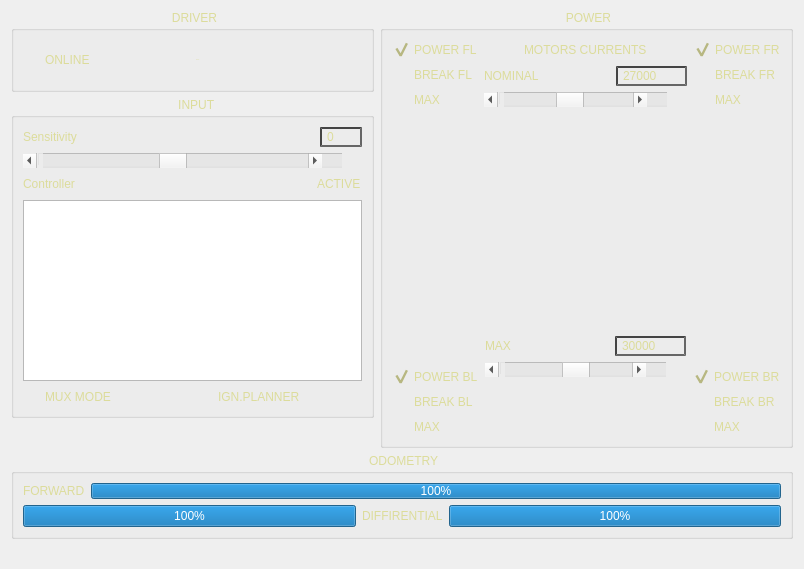
<?xml version="1.0" encoding="UTF-8"?>
<ui version="4.0">
 <class>Form</class>
 <widget class="QWidget" name="Form">
  <property name="geometry">
   <rect>
    <x>0</x>
    <y>0</y>
    <width>804</width>
    <height>569</height>
   </rect>
  </property>
  <property name="maximumSize">
   <size>
    <width>1000</width>
    <height>1000</height>
   </size>
  </property>
  <property name="windowTitle">
   <string>Form</string>
  </property>
  <property name="styleSheet">
   <string notr="true">	QWidget{
	background-image: url(:/ta-skin/bg1.gif);
}

QLabel, QCheckBox, QTextEdit, QLineEdit, QGroupBox, QDoubleSpinBox, QSpinBox{
	font: bold 10px, &quot;Segoe UI Black&quot;;
	color: rgb(220, 220, 155);
    background-color: transparent;
}

QProgressBar{
    border-image: url(:/ta-skin/chunk_empty.png) 0 repeat stretch;
    font: 1px, &quot;Segoe UI Black&quot;;
}

QProgressBar::chunk {
    border-image: url(:/ta-skin/chunk_full.png) 0 repeat stretch;
}

QLabel, QCheckBox{
	border-image: url(:/ta-skin/label2.png) 11 22 10 12 repeat stretch ;
	border-width: 10;
}

QCheckBox{
	spacing: 3;
}

QCheckBox::indicator::checked, QCheckBox::indicator::unchecked{
    width: 19px;
    height: 19px;
}

QCheckBox::indicator:unchecked:disabled{
    border-image: url(:/ta-skin/lmp_off.png) 0 stretch
}

QCheckBox::indicator:checked:disabled{
    border-image: url(:/ta-skin/lmp_on.png) 0 stretch
}

QCheckBox::indicator:unchecked:enabled{
    border-image: url(:/ta-skin/lmp_off_locked.png) 0 stretch
}

QCheckBox::indicator:checked:enabled{
    border-image: url(:/ta-skin/lmp_on_locked.png) 0 stretch
}

QPushButton{
	font: bold 10px, &quot;Segoe UI Black&quot;;
	color: rgb(40, 20, 20);
	border-width: 8;
    border-image: url(:/ta-skin/button.gif) 10 12 11 14 repeat repeat 
}

QPushButton:pressed {
	border-image: url(:/ta-skin/button_pressed.gif) 10 12 11 14 repeat repeat
}

QScrollBar:horizontal {
    border-image: url(:/ta-skin/scroll_bg.png) 0 repeat stretch;
    height: 15px;
    margin: 0px 20px 0 20px;
}

QScrollBar::handle:horizontal {
    border-image: url(:/ta-skin/bar.png) 0 stretch;
    min-width: 5px;
    max-width: 5px;
}

QScrollBar::add-line:horizontal {
    border-image: url(:/ta-skin/arrow_off_right.png) 0 stretch;
    width: 20px;
    subcontrol-position: right;
    subcontrol-origin: margin;
}

QScrollBar::sub-line:horizontal:pressed {
    border-image: url(:/ta-skin/arrow_on_left.png) 0 stretch;
}

QScrollBar::add-line:horizontal:pressed {
    border-image: url(:/ta-skin/arrow_on_right.png) 0 stretch;
}

QScrollBar::sub-line:horizontal {
    border-image: url(:/ta-skin/arrow_off_left.png) 0 stretch;
    width: 20px;
    subcontrol-position: left;
    subcontrol-origin: margin;
}

QScrollBar::add-page:horizontal, QScrollBar::sub-page:horizontal {
    background: none;
}

QGroupBox{
    border-image: url(:/ta-skin/label-bg.png) 13 23 12 12 repeat repeat ;
    border-width: 10;
}

QGroupBox::title{
    subcontrol-origin: margin;
    subcontrol-position: top center;
    margin: 0 3
}

QLineEdit, QDoubleSpinBox, QSpinBox{
    padding: 0 3;
	border-color: #444444;
	border-style: inset;
	border-width: 2;
}

QDoubleSpinBox::up-arrow, QSpinBox::up-arrow {
    image: url(:/ta-skin/arrow_off_up.png) 0 stretch;
}

QDoubleSpinBox::down-arrow, QSpinBox::down-arrow {
    image: url(:/ta-skin/arrow_off_down.png) 0 stretch;
}

QDoubleSpinBox::up-arrow:pressed, QSpinBox::up-arrow:pressed {
    image: url(:/ta-skin/arrow_on_up.png) 0 stretch;
}

QDoubleSpinBox::down-arrow:pressed, QSpinBox::down-arrow:pressed {
    image: url(:/ta-skin/arrow_on_down.png) 0 stretch;
}</string>
  </property>
  <layout class="QVBoxLayout" name="verticalLayout_12">
   <item>
    <layout class="QHBoxLayout" name="horizontalLayout_16">
     <item>
      <layout class="QVBoxLayout" name="verticalLayout_11">
       <item>
        <widget class="QGroupBox" name="PDRIVER">
         <property name="title">
          <string>DRIVER</string>
         </property>
         <layout class="QHBoxLayout" name="horizontalLayout_5">
          <item>
           <widget class="QCheckBox" name="CBDRV">
            <property name="enabled">
             <bool>false</bool>
            </property>
            <property name="minimumSize">
             <size>
              <width>0</width>
              <height>40</height>
             </size>
            </property>
            <property name="text">
             <string>ONLINE</string>
            </property>
            <property name="checked">
             <bool>false</bool>
            </property>
           </widget>
          </item>
          <item>
           <widget class="QLabel" name="LUSAGE">
            <property name="sizePolicy">
             <sizepolicy hsizetype="Minimum" vsizetype="Fixed">
              <horstretch>0</horstretch>
              <verstretch>0</verstretch>
             </sizepolicy>
            </property>
            <property name="minimumSize">
             <size>
              <width>0</width>
              <height>40</height>
             </size>
            </property>
            <property name="font">
             <font>
              <family>,Segoe UI Black</family>
              <pointsize>-1</pointsize>
              <weight>75</weight>
              <italic>false</italic>
              <bold>true</bold>
             </font>
            </property>
            <property name="text">
             <string>USAGE:</string>
            </property>
           </widget>
          </item>
         </layout>
        </widget>
       </item>
       <item>
        <widget class="QGroupBox" name="PIN">
         <property name="title">
          <string> INPUT</string>
         </property>
         <layout class="QVBoxLayout" name="verticalLayout">
          <item>
           <layout class="QHBoxLayout" name="horizontalLayout_7">
            <item>
             <widget class="QLabel" name="label_16">
              <property name="text">
               <string>Sensitivity</string>
              </property>
             </widget>
            </item>
            <item>
             <spacer name="horizontalSpacer_3">
              <property name="orientation">
               <enum>Qt::Horizontal</enum>
              </property>
              <property name="sizeType">
               <enum>QSizePolicy::Expanding</enum>
              </property>
              <property name="sizeHint" stdset="0">
               <size>
                <width>40</width>
                <height>20</height>
               </size>
              </property>
             </spacer>
            </item>
            <item>
             <widget class="QSpinBox" name="spinBox">
              <property name="minimum">
               <number>-5</number>
              </property>
              <property name="maximum">
               <number>5</number>
              </property>
             </widget>
            </item>
           </layout>
          </item>
          <item>
           <widget class="QScrollBar" name="ISENSITIVITY">
            <property name="minimum">
             <number>-5</number>
            </property>
            <property name="maximum">
             <number>5</number>
            </property>
            <property name="pageStep">
             <number>1</number>
            </property>
            <property name="orientation">
             <enum>Qt::Horizontal</enum>
            </property>
           </widget>
          </item>
          <item>
           <layout class="QHBoxLayout" name="horizontalLayout_8">
            <item>
             <widget class="QLabel" name="label_17">
              <property name="text">
               <string>Controller</string>
              </property>
             </widget>
            </item>
            <item>
             <spacer name="horizontalSpacer_4">
              <property name="orientation">
               <enum>Qt::Horizontal</enum>
              </property>
              <property name="sizeType">
               <enum>QSizePolicy::Expanding</enum>
              </property>
              <property name="sizeHint" stdset="0">
               <size>
                <width>40</width>
                <height>20</height>
               </size>
              </property>
             </spacer>
            </item>
            <item>
             <widget class="QCheckBox" name="CBACTIVE">
              <property name="text">
               <string>ACTIVE</string>
              </property>
              <property name="checked">
               <bool>false</bool>
              </property>
             </widget>
            </item>
           </layout>
          </item>
          <item>
           <widget class="QListWidget" name="ControllersList"/>
          </item>
          <item>
           <layout class="QHBoxLayout" name="horizontalLayout_9">
            <item>
             <widget class="QCheckBox" name="CBMUX">
              <property name="text">
               <string>MUX MODE</string>
              </property>
             </widget>
            </item>
            <item>
             <widget class="QCheckBox" name="CBIGNORE">
              <property name="enabled">
               <bool>false</bool>
              </property>
              <property name="text">
               <string>IGN.PLANNER</string>
              </property>
              <property name="checkable">
               <bool>true</bool>
              </property>
              <property name="checked">
               <bool>false</bool>
              </property>
              <property name="autoRepeat">
               <bool>false</bool>
              </property>
              <property name="tristate">
               <bool>false</bool>
              </property>
             </widget>
            </item>
           </layout>
          </item>
         </layout>
        </widget>
       </item>
       <item>
        <spacer name="verticalSpacer_5">
         <property name="orientation">
          <enum>Qt::Vertical</enum>
         </property>
         <property name="sizeHint" stdset="0">
          <size>
           <width>20</width>
           <height>40</height>
          </size>
         </property>
        </spacer>
       </item>
      </layout>
     </item>
     <item>
      <widget class="QGroupBox" name="PPOWER">
       <property name="sizePolicy">
        <sizepolicy hsizetype="Expanding" vsizetype="Preferred">
         <horstretch>0</horstretch>
         <verstretch>0</verstretch>
        </sizepolicy>
       </property>
       <property name="title">
        <string>POWER</string>
       </property>
       <layout class="QVBoxLayout" name="verticalLayout_8">
        <item>
         <layout class="QHBoxLayout" name="horizontalLayout_11">
          <item>
           <layout class="QVBoxLayout" name="verticalLayout_2">
            <item>
             <widget class="QCheckBox" name="PFL">
              <property name="text">
               <string>POWER FL</string>
              </property>
              <property name="checked">
               <bool>true</bool>
              </property>
             </widget>
            </item>
            <item>
             <widget class="QCheckBox" name="BFL">
              <property name="text">
               <string>BREAK FL</string>
              </property>
              <property name="checked">
               <bool>false</bool>
              </property>
             </widget>
            </item>
            <item>
             <widget class="QCheckBox" name="MFL">
              <property name="enabled">
               <bool>false</bool>
              </property>
              <property name="text">
               <string>MAX</string>
              </property>
              <property name="checkable">
               <bool>true</bool>
              </property>
              <property name="checked">
               <bool>false</bool>
              </property>
             </widget>
            </item>
           </layout>
          </item>
          <item>
           <layout class="QVBoxLayout" name="verticalLayout_4">
            <item>
             <layout class="QHBoxLayout" name="horizontalLayout">
              <item>
               <spacer name="horizontalSpacer_5">
                <property name="orientation">
                 <enum>Qt::Horizontal</enum>
                </property>
                <property name="sizeHint" stdset="0">
                 <size>
                  <width>40</width>
                  <height>20</height>
                 </size>
                </property>
               </spacer>
              </item>
              <item>
               <widget class="QLabel" name="label_7">
                <property name="sizePolicy">
                 <sizepolicy hsizetype="Preferred" vsizetype="Fixed">
                  <horstretch>0</horstretch>
                  <verstretch>0</verstretch>
                 </sizepolicy>
                </property>
                <property name="text">
                 <string>MOTORS CURRENTS</string>
                </property>
               </widget>
              </item>
              <item>
               <spacer name="horizontalSpacer_6">
                <property name="orientation">
                 <enum>Qt::Horizontal</enum>
                </property>
                <property name="sizeHint" stdset="0">
                 <size>
                  <width>40</width>
                  <height>20</height>
                 </size>
                </property>
               </spacer>
              </item>
             </layout>
            </item>
            <item>
             <layout class="QHBoxLayout" name="horizontalLayout_10">
              <item>
               <widget class="QLabel" name="label_3">
                <property name="text">
                 <string>NOMINAL</string>
                </property>
               </widget>
              </item>
              <item>
               <spacer name="horizontalSpacer_2">
                <property name="orientation">
                 <enum>Qt::Horizontal</enum>
                </property>
                <property name="sizeHint" stdset="0">
                 <size>
                  <width>40</width>
                  <height>20</height>
                 </size>
                </property>
               </spacer>
              </item>
              <item>
               <widget class="QSpinBox" name="spinBox_2">
                <property name="minimum">
                 <number>0</number>
                </property>
                <property name="maximum">
                 <number>205000</number>
                </property>
                <property name="singleStep">
                 <number>1000</number>
                </property>
                <property name="value">
                 <number>27000</number>
                </property>
               </widget>
              </item>
             </layout>
            </item>
            <item>
             <widget class="QScrollBar" name="CurSpin">
              <property name="sizePolicy">
               <sizepolicy hsizetype="Expanding" vsizetype="Fixed">
                <horstretch>0</horstretch>
                <verstretch>0</verstretch>
               </sizepolicy>
              </property>
              <property name="maximum">
               <number>50000</number>
              </property>
              <property name="singleStep">
               <number>500</number>
              </property>
              <property name="pageStep">
               <number>7000</number>
              </property>
              <property name="value">
               <number>27000</number>
              </property>
              <property name="orientation">
               <enum>Qt::Horizontal</enum>
              </property>
             </widget>
            </item>
           </layout>
          </item>
          <item>
           <layout class="QVBoxLayout" name="verticalLayout_3">
            <item>
             <widget class="QCheckBox" name="PFR">
              <property name="text">
               <string>POWER FR</string>
              </property>
              <property name="checked">
               <bool>true</bool>
              </property>
             </widget>
            </item>
            <item>
             <widget class="QCheckBox" name="BFR">
              <property name="text">
               <string>BREAK FR</string>
              </property>
             </widget>
            </item>
            <item>
             <widget class="QCheckBox" name="MFR">
              <property name="enabled">
               <bool>false</bool>
              </property>
              <property name="text">
               <string>MAX</string>
              </property>
              <property name="checkable">
               <bool>true</bool>
              </property>
             </widget>
            </item>
           </layout>
          </item>
         </layout>
        </item>
        <item>
         <spacer name="verticalSpacer_3">
          <property name="orientation">
           <enum>Qt::Vertical</enum>
          </property>
          <property name="sizeHint" stdset="0">
           <size>
            <width>20</width>
            <height>40</height>
           </size>
          </property>
         </spacer>
        </item>
        <item>
         <layout class="QHBoxLayout" name="horizontalLayout_13">
          <item>
           <layout class="QVBoxLayout" name="verticalLayout_5">
            <item>
             <spacer name="verticalSpacer_6">
              <property name="orientation">
               <enum>Qt::Vertical</enum>
              </property>
              <property name="sizeHint" stdset="0">
               <size>
                <width>20</width>
                <height>40</height>
               </size>
              </property>
             </spacer>
            </item>
            <item>
             <widget class="QCheckBox" name="PBL">
              <property name="text">
               <string>POWER BL</string>
              </property>
              <property name="checked">
               <bool>true</bool>
              </property>
             </widget>
            </item>
            <item>
             <widget class="QCheckBox" name="BBL">
              <property name="text">
               <string>BREAK BL</string>
              </property>
             </widget>
            </item>
            <item>
             <widget class="QCheckBox" name="MBL">
              <property name="enabled">
               <bool>false</bool>
              </property>
              <property name="text">
               <string>MAX</string>
              </property>
              <property name="checkable">
               <bool>true</bool>
              </property>
             </widget>
            </item>
           </layout>
          </item>
          <item>
           <layout class="QVBoxLayout" name="verticalLayout_6">
            <item>
             <spacer name="verticalSpacer">
              <property name="orientation">
               <enum>Qt::Vertical</enum>
              </property>
              <property name="sizeHint" stdset="0">
               <size>
                <width>20</width>
                <height>40</height>
               </size>
              </property>
             </spacer>
            </item>
            <item>
             <layout class="QHBoxLayout" name="horizontalLayout_12">
              <item>
               <widget class="QLabel" name="label_6">
                <property name="text">
                 <string>MAX</string>
                </property>
               </widget>
              </item>
              <item>
               <spacer name="horizontalSpacer">
                <property name="orientation">
                 <enum>Qt::Horizontal</enum>
                </property>
                <property name="sizeHint" stdset="0">
                 <size>
                  <width>40</width>
                  <height>20</height>
                 </size>
                </property>
               </spacer>
              </item>
              <item>
               <widget class="QSpinBox" name="spinBox_4">
                <property name="minimum">
                 <number>0</number>
                </property>
                <property name="maximum">
                 <number>205000</number>
                </property>
                <property name="singleStep">
                 <number>1000</number>
                </property>
                <property name="value">
                 <number>30000</number>
                </property>
               </widget>
              </item>
             </layout>
            </item>
            <item>
             <widget class="QScrollBar" name="CurSpin_2">
              <property name="sizePolicy">
               <sizepolicy hsizetype="Expanding" vsizetype="Fixed">
                <horstretch>0</horstretch>
                <verstretch>0</verstretch>
               </sizepolicy>
              </property>
              <property name="maximum">
               <number>50000</number>
              </property>
              <property name="singleStep">
               <number>500</number>
              </property>
              <property name="pageStep">
               <number>7000</number>
              </property>
              <property name="value">
               <number>30000</number>
              </property>
              <property name="orientation">
               <enum>Qt::Horizontal</enum>
              </property>
             </widget>
            </item>
            <item>
             <spacer name="verticalSpacer_2">
              <property name="orientation">
               <enum>Qt::Vertical</enum>
              </property>
              <property name="sizeHint" stdset="0">
               <size>
                <width>20</width>
                <height>40</height>
               </size>
              </property>
             </spacer>
            </item>
           </layout>
          </item>
          <item>
           <layout class="QVBoxLayout" name="verticalLayout_7">
            <item>
             <spacer name="verticalSpacer_7">
              <property name="orientation">
               <enum>Qt::Vertical</enum>
              </property>
              <property name="sizeHint" stdset="0">
               <size>
                <width>20</width>
                <height>40</height>
               </size>
              </property>
             </spacer>
            </item>
            <item>
             <widget class="QCheckBox" name="PBR">
              <property name="text">
               <string>POWER BR</string>
              </property>
              <property name="checked">
               <bool>true</bool>
              </property>
             </widget>
            </item>
            <item>
             <widget class="QCheckBox" name="BBR">
              <property name="text">
               <string>BREAK BR</string>
              </property>
             </widget>
            </item>
            <item>
             <widget class="QCheckBox" name="MBR">
              <property name="enabled">
               <bool>false</bool>
              </property>
              <property name="text">
               <string>MAX</string>
              </property>
              <property name="checkable">
               <bool>true</bool>
              </property>
             </widget>
            </item>
           </layout>
          </item>
         </layout>
        </item>
       </layout>
      </widget>
     </item>
    </layout>
   </item>
   <item>
    <layout class="QHBoxLayout" name="horizontalLayout_17">
     <item>
      <widget class="QGroupBox" name="PODOM">
       <property name="title">
        <string> ODOMETRY </string>
       </property>
       <layout class="QVBoxLayout" name="verticalLayout_9">
        <item>
         <layout class="QHBoxLayout" name="horizontalLayout_14">
          <item>
           <widget class="QLabel" name="label_2">
            <property name="text">
             <string>FORWARD</string>
            </property>
           </widget>
          </item>
          <item>
           <widget class="QProgressBar" name="PBF">
            <property name="sizePolicy">
             <sizepolicy hsizetype="Expanding" vsizetype="Maximum">
              <horstretch>0</horstretch>
              <verstretch>0</verstretch>
             </sizepolicy>
            </property>
            <property name="maximum">
             <number>44</number>
            </property>
            <property name="value">
             <number>44</number>
            </property>
           </widget>
          </item>
         </layout>
        </item>
        <item>
         <layout class="QHBoxLayout" name="horizontalLayout_15">
          <item>
           <widget class="QProgressBar" name="PBDL">
            <property name="maximum">
             <number>44</number>
            </property>
            <property name="value">
             <number>44</number>
            </property>
           </widget>
          </item>
          <item>
           <widget class="QLabel" name="label_11">
            <property name="text">
             <string>DIFFIRENTIAL</string>
            </property>
           </widget>
          </item>
          <item>
           <widget class="QProgressBar" name="PBDR">
            <property name="maximum">
             <number>44</number>
            </property>
            <property name="value">
             <number>44</number>
            </property>
           </widget>
          </item>
         </layout>
        </item>
       </layout>
      </widget>
     </item>
    </layout>
   </item>
   <item>
    <spacer name="verticalSpacer_4">
     <property name="orientation">
      <enum>Qt::Vertical</enum>
     </property>
     <property name="sizeHint" stdset="0">
      <size>
       <width>20</width>
       <height>40</height>
      </size>
     </property>
    </spacer>
   </item>
  </layout>
 </widget>
 <resources>
  <include location="../ta.qrc"/>
 </resources>
 <connections>
  <connection>
   <sender>spinBox</sender>
   <signal>valueChanged(int)</signal>
   <receiver>ISENSITIVITY</receiver>
   <slot>setValue(int)</slot>
   <hints>
    <hint type="sourcelabel">
     <x>205</x>
     <y>230</y>
    </hint>
    <hint type="destinationlabel">
     <x>205</x>
     <y>250</y>
    </hint>
   </hints>
  </connection>
  <connection>
   <sender>ISENSITIVITY</sender>
   <signal>valueChanged(int)</signal>
   <receiver>spinBox</receiver>
   <slot>setValue(int)</slot>
   <hints>
    <hint type="sourcelabel">
     <x>173</x>
     <y>250</y>
    </hint>
    <hint type="destinationlabel">
     <x>190</x>
     <y>230</y>
    </hint>
   </hints>
  </connection>
  <connection>
   <sender>spinBox_2</sender>
   <signal>valueChanged(int)</signal>
   <receiver>CurSpin</receiver>
   <slot>setValue(int)</slot>
   <hints>
    <hint type="sourcelabel">
     <x>550</x>
     <y>370</y>
    </hint>
    <hint type="destinationlabel">
     <x>552</x>
     <y>390</y>
    </hint>
   </hints>
  </connection>
  <connection>
   <sender>CurSpin</sender>
   <signal>valueChanged(int)</signal>
   <receiver>spinBox_2</receiver>
   <slot>setValue(int)</slot>
   <hints>
    <hint type="sourcelabel">
     <x>523</x>
     <y>390</y>
    </hint>
    <hint type="destinationlabel">
     <x>530</x>
     <y>370</y>
    </hint>
   </hints>
  </connection>
  <connection>
   <sender>spinBox_4</sender>
   <signal>valueChanged(int)</signal>
   <receiver>CurSpin_2</receiver>
   <slot>setValue(int)</slot>
   <hints>
    <hint type="sourcelabel">
     <x>525</x>
     <y>430</y>
    </hint>
    <hint type="destinationlabel">
     <x>502</x>
     <y>450</y>
    </hint>
   </hints>
  </connection>
  <connection>
   <sender>CurSpin_2</sender>
   <signal>valueChanged(int)</signal>
   <receiver>spinBox_4</receiver>
   <slot>setValue(int)</slot>
   <hints>
    <hint type="sourcelabel">
     <x>574</x>
     <y>450</y>
    </hint>
    <hint type="destinationlabel">
     <x>552</x>
     <y>430</y>
    </hint>
   </hints>
  </connection>
 </connections>
</ui>
